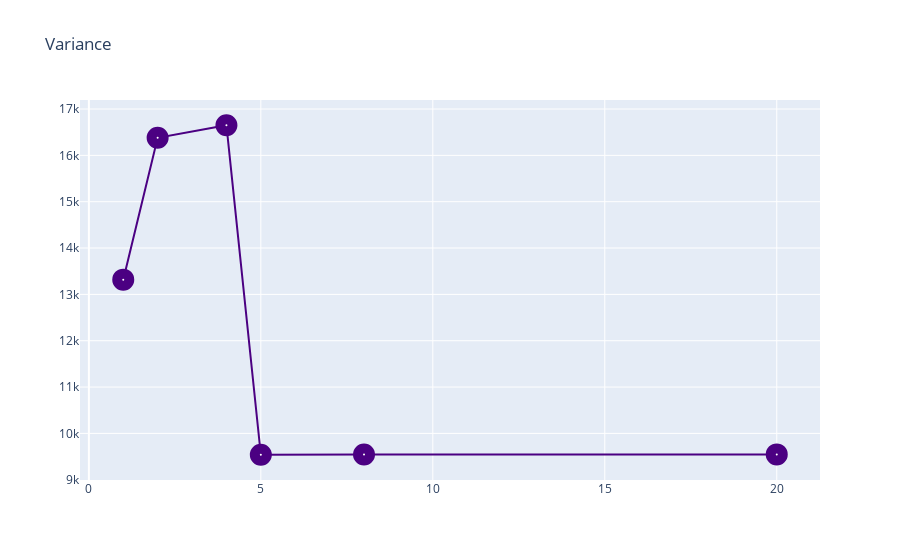

The notebook cell saved with this chart:
### Markdown cell above
## 16.2. Potting Variance

### Code cell
plt.figure(figsize=(10,10))
Variance = go.Scatter(x=metrics_df.degree,
                    y=metrics_df.variance,
                    name = "Variance",
                    line = dict(color = 'indigo'),
                    opacity = 1,
                    marker=dict(
                        color='white',
                        size=10,
                        line=dict(
                            width=12
                        )))

layout2 = dict(title='Variance',)

fig = dict(data=[Variance], layout=layout2)

iplot(fig)

### Figure 1 — Plotly figure (JSON) as saved in the notebook; plotly's stock layout.template omitted (floating-point values rounded to 4 significant figures)
{"data": [{"line": {"color": "indigo"}, "marker": {"color": "white", "line": {"width": 12}, "size": 10}, "name": "Variance", "opacity": 1, "type": "scatter", "x": [1.0, 2.0, 4.0, 5.0, 8.0, 20.0], "y": [13320.0, 16380.0, 16650.0, 9539.0, 9543.0, 9547.0]}], "layout": {"title": {"text": "Variance"}}}
